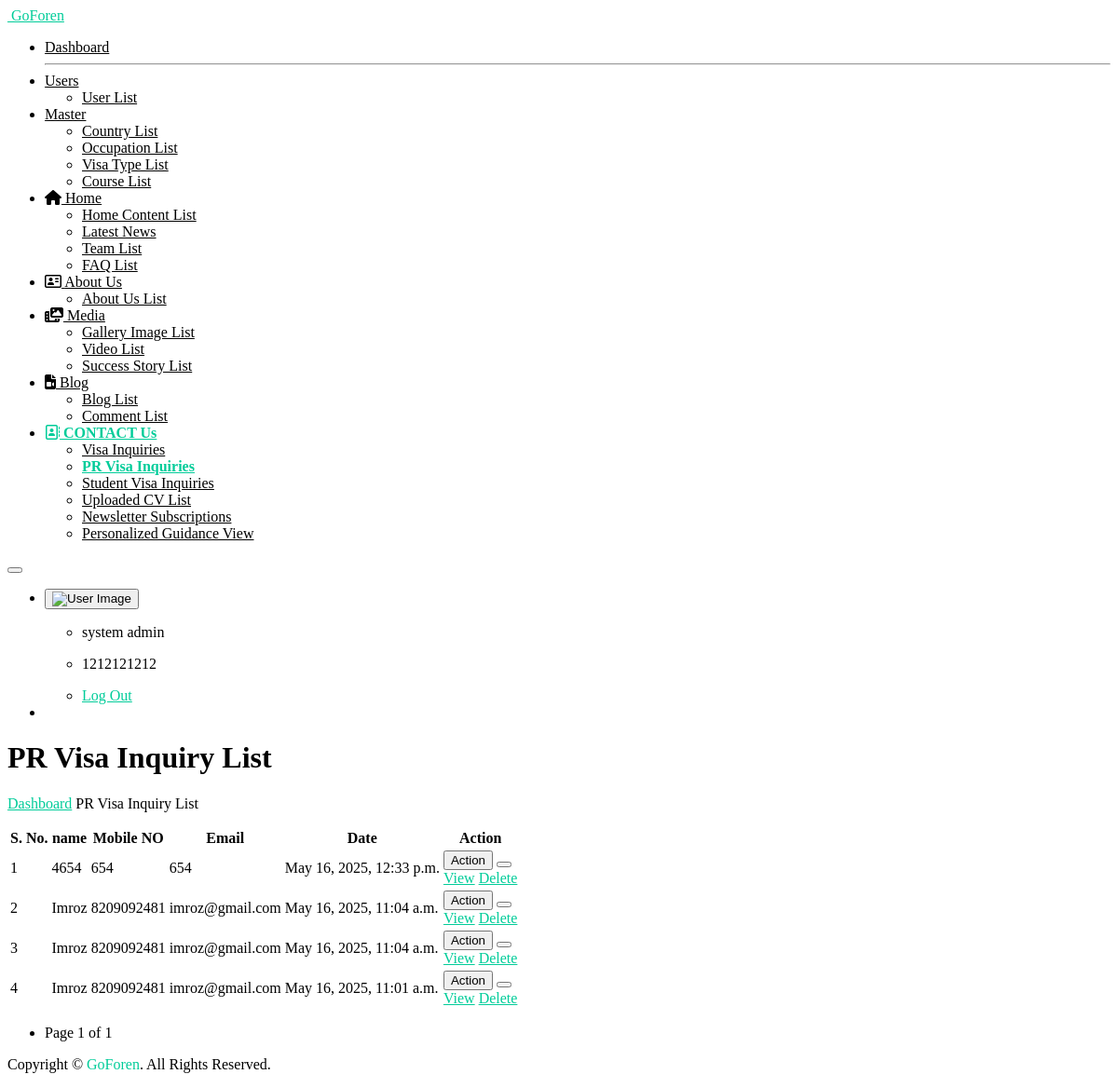
Page /pr_visa_inquiry_view (signed in) on the earlier database version.
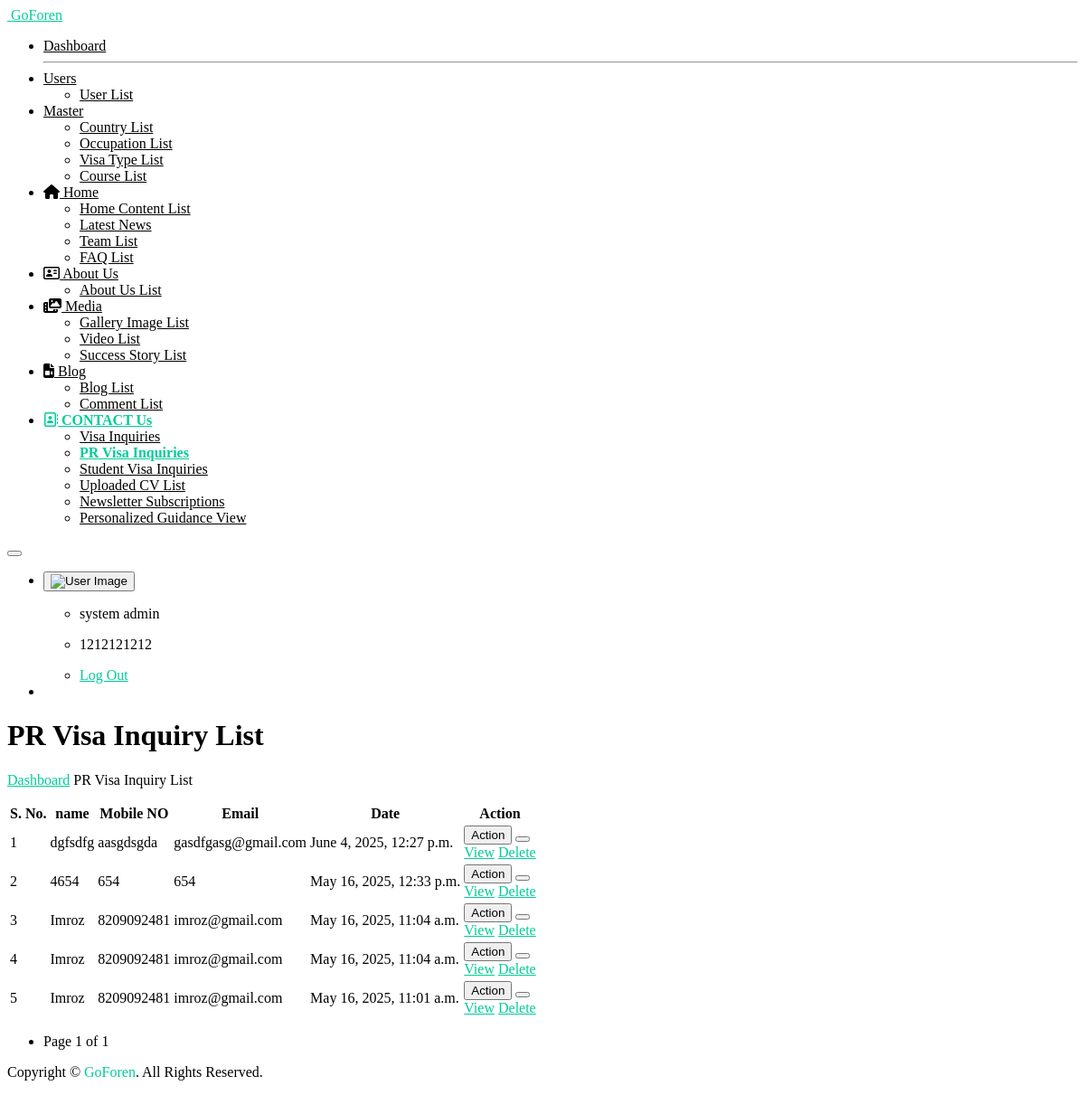
Same page on the later database version.
### myapp/models.py (models this page shows, shortened)
class tbl_pr_visa_inquiry(models.Model):
    desired_country = models.CharField(max_length=50, null=True , blank=True)
    desired_visa_route = models.CharField(max_length=50, null=True , blank=True)
    relation = models.CharField(max_length=50, null=True , blank=True)
    name = models.CharField(max_length=100, null=True , blank=True)
    number = models.CharField(max_length=50, null=True , blank=True)
    landline = models.CharField(max_length=50, null=True , blank=True)
    alt_number = models.CharField(max_length=50, null=True , blank=True)
    email = models.CharField(max_length=50, null=True , blank=True)
    dob = models.DateTimeField(null=True , blank=True)
    marital_status = models.CharField(max_length=50, null=True , blank=True)
    no_of_child = models.CharField(max_length=50, null=True , blank=True)
    flat_no = models.CharField(max_length=100, null=True , blank=True)
    building_name = models.CharField(max_length=100, null=True , blank=True)
    road_street = models.CharField(max_length=100, null=True , blank=True)
    pincode = models.CharField(max_length=100, null=True , blank=True)
    area = models.CharField(max_length=100, null=True , blank=True)
    city = models.CharField(max_length=100, null=True , blank=True)
    inquiry_id = models.CharField(max_length=100, null=True , blank=True)
    resume = models.FileField(upload_to='resumes/', null=True , blank=True)
    created_at = models.DateTimeField(auto_now_add=True)
    updated_at = models.DateTimeField(auto_now=True)
    class Meta:
        db_table = 'tbl_pr_visa_inquiry'

### myapp/views.py (the view)
    def wrapper(request, *args, **kwargs):
        if 'user_id' not in request.session:
            return redirect('open_sign_in_page')
        return view_func(request, *args, **kwargs)

### myapp/views.py (called while the page is built)
def login_required_custom(view_func):
    def wrapper(request, *args, **kwargs):
        if 'user_id' not in request.session:
            return redirect('open_sign_in_page')
        return view_func(request, *args, **kwargs)
    return wrapper

@login_required_custom
def pr_visa_inquiry_view(request):
    all_inq_queryset = tbl_pr_visa_inquiry.objects.all().order_by("-id")
    paginator = Paginator(all_inq_queryset, 10)
    page_number = request.GET.get('page')
    page_obj = paginator.get_page(page_number)
    context = {
        "all_inq": page_obj.object_list,
        "page_obj": page_obj,
    }
    return render(request, "pr-visa-inquiry-list.html", context)

### templates/pr-visa-inquiry-list.html (shortened to what this page needs)
{% extends "base.html" %}
{% load static %}
{%  block start %}
			<div class="ec-content-wrapper">
				<div class="content">
					<div class="breadcrumb-wrapper d-flex align-items-center justify-content-between">
						<div>
							<h1>PR Visa Inquiry List</h1>
							<p class="breadcrumbs"><span><a href="{% url 'dashboard_view' %}">Dashboard</a></span>
								<span></span>PR Visa Inquiry List</p>
						</div>
					</div>
					<div class="row">
						<div class="col-12">
							<div class="card card-default">
								<div class="card-body">
									<div class="table-responsive">
										<table id="responsive-data-table" class="table">
											<thead>
												<tr>
													<th>S. No.</th>
													<th>name</th>
													<th>Mobile NO</th>
													<th>Email</th>
													<th>Date</th>
                                                    <th>Action</th>
												</tr>
											</thead>
											<tbody>
                                                {% for i in all_inq %}
												<tr>
													<td>{{forloop.counter}}</td>
													<td>{{i.name}}</td>
													<td>{{i.number}}</td>
													<td>{{i.email}}</td>
													<td>{{i.created_at}}</td>
													<td>
														<div class="btn-group mb-1">
															<button type="button"
																class="btn btn-outline-success">Action</button>
															<button type="button"
																class="btn btn-outline-success dropdown-toggle dropdown-toggle-split"
																data-bs-toggle="dropdown" aria-haspopup="true"
																aria-expanded="false" data-display="static">
															</button>
															<div class="dropdown-menu">
                                                                <a class="dropdown-item" href="{% url 'pr_visa_inquiry_detail' i.id %}">View</a>
                                                                <a href="javascript:void(0);" class="dropdown-item delete-btn" data-url="{% url 'delete_pr_visa_inquiry' i.id %}">Delete</a>
															</div>
															</div>
													</td>
												</tr>
                                                {% endfor %}
											</tbody>
										</table>
										<div class="pagination justify-content-center mt-3" style="justify-content: left !important;">
    <nav>
        <ul class="pagination">
            <li class="page-item disabled">
                <span class="page-link">
                    Page {{ page_obj.number }} of {{ page_obj.paginator.num_pages }}
                </span>
            </li>
        </ul>
    </nav>
</div>
									</div>
								</div>
							</div>
						</div>
					</div>
				</div>
			</div>
{%  endblock %}

Differences in the rows shown:
added tbl_pr_visa_inquiry: name "dgfsdfg", number "aasgdsgda", email "gasdfgasg@gmail.com", created_at "June 4, 2025, 12:27 p.m."
